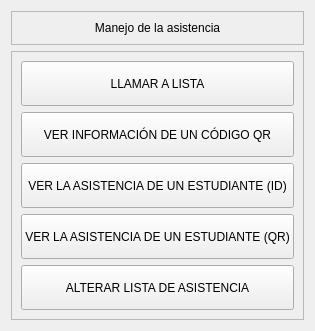
               <widget class="QWidget" name="ASISTENCIA">
                <layout class="QVBoxLayout" name="verticalLayout_17" stretch="1,8">
                 <item>
                  <widget class="QFrame" name="frame_8">
                   <property name="frameShape">
                    <enum>QFrame::StyledPanel</enum>
                   </property>
                   <property name="frameShadow">
                    <enum>QFrame::Raised</enum>
                   </property>
                   <layout class="QHBoxLayout" name="horizontalLayout_10">
                    <item>
                     <widget class="QLabel" name="TITULO_MANEJO_ASISTENCIA">
                      <property name="text">
                       <string>Manejo de la asistencia</string>
                      </property>
                      <property name="alignment">
                       <set>Qt::AlignCenter</set>
                      </property>
                     </widget>
                    </item>
                   </layout>
                  </widget>
                 </item>
                 <item>
                  <widget class="QFrame" name="frame_9">
                   <property name="frameShape">
                    <enum>QFrame::StyledPanel</enum>
                   </property>
                   <property name="frameShadow">
                    <enum>QFrame::Raised</enum>
                   </property>
                   <layout class="QVBoxLayout" name="verticalLayout_18">
                    <item>
                     <widget class="QPushButton" name="llamar_a_lista_btn">
                      <property name="minimumSize">
                       <size>
                        <width>0</width>
                        <height>45</height>
                       </size>
                      </property>
                      <property name="text">
                       <string>LLAMAR A LISTA</string>
                      </property>
                     </widget>
                    </item>
                    <item>
                     <widget class="QPushButton" name="ver_info_qr_btn">
                      <property name="minimumSize">
                       <size>
                        <width>0</width>
                        <height>45</height>
                       </size>
                      </property>
                      <property name="text">
                       <string>VER INFORMACIÓN DE UN CÓDIGO QR</string>
                      </property>
                     </widget>
                    </item>
                    <item>
                     <widget class="QPushButton" name="ver_asistencia_id">
                      <property name="minimumSize">
                       <size>
                        <width>0</width>
                        <height>45</height>
                       </size>
                      </property>
                      <property name="text">
                       <string>VER LA ASISTENCIA DE UN ESTUDIANTE (ID)</string>
                      </property>
                     </widget>
                    </item>
                    <item>
                     <widget class="QPushButton" name="ver_asistencia_qr">
                      <property name="minimumSize">
                       <size>
                        <width>0</width>
                        <height>45</height>
                       </size>
                      </property>
                      <property name="text">
                       <string>VER LA ASISTENCIA DE UN ESTUDIANTE (QR)</string>
                      </property>
                     </widget>
                    </item>
                    <item>
                     <widget class="QPushButton" name="alterar_lista">
                      <property name="minimumSize">
                       <size>
                        <width>0</width>
                        <height>45</height>
                       </size>
                      </property>
                      <property name="text">
                       <string>ALTERAR LISTA DE ASISTENCIA</string>
                      </property>
                     </widget>
                    </item>
                   </layout>
                  </widget>
                 </item>
                </layout>
               </widget>
